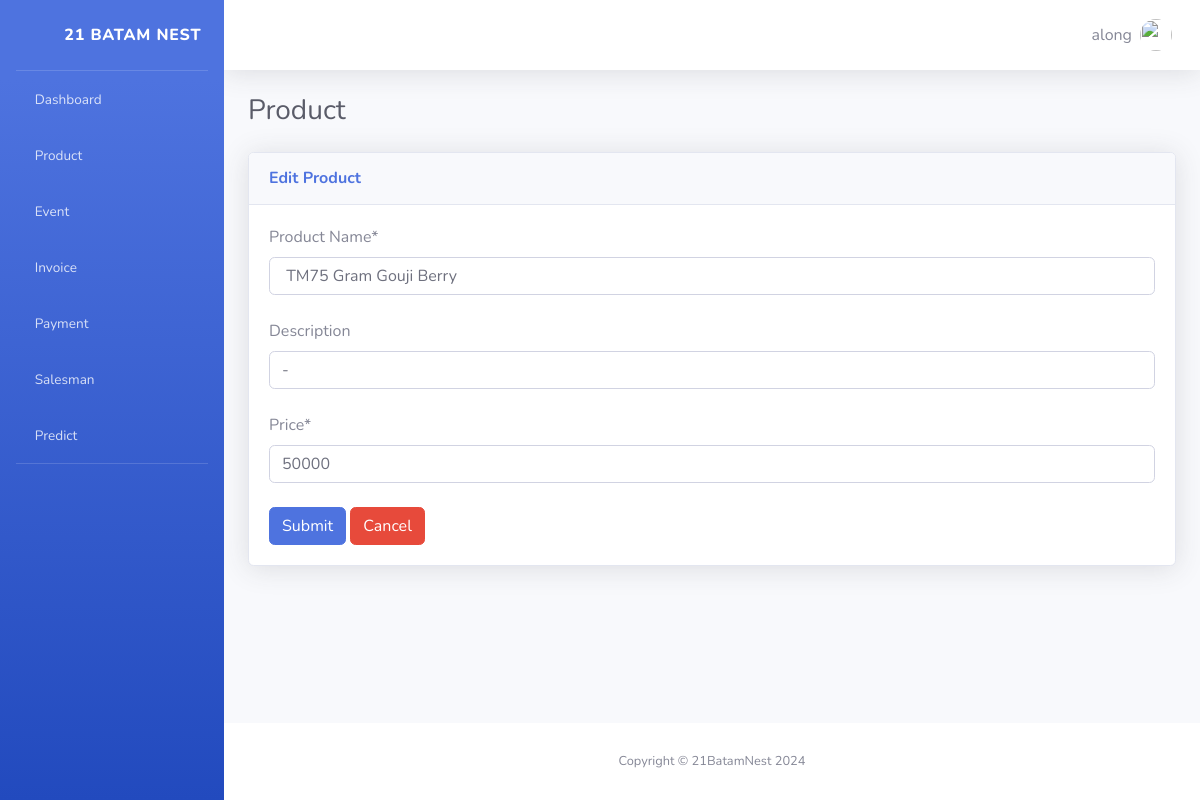
/product/updateproduct/11/ (signed in), run on the app's committed database.
### apps/models.py (models this page shows)
class Product(models.Model):
    product_name = models.CharField(max_length=100)
    description = models.TextField(max_length=300, null=True)
    price = models.IntegerField()

### apps/views.py (the view)
# urls.py: path('product/updateproduct/<int:id>/', views.update_product, name='update_product'),
def update_product(request: HttpRequest, id) -> HttpResponse:
    auth = auth_check(request)
    if auth is not None:
        return auth
    product = Product.objects.get(id=id)
    if request.method == "POST":
        form = AddProductForm(request.POST)
        if form.is_valid():
            product.product_name = request.POST['product_name']
            product.description = request.POST['description']
            product.price = request.POST['price']
            product.save()
            return redirect("product")
    else:
        form = AddProductForm(initial={
            'product_name': product.product_name,
            'description': product.description,
            'price': product.price,
        })
    return render(request, "apps/update_product.html", {"form": form})

### apps/forms.py
class AddProductForm(forms.Form):
    product_name = forms.CharField(label="Product Name", max_length=100, required=True)
    description = forms.CharField(label="Description", max_length=300, required=False)
    price = forms.IntegerField(label="Price", required=True)
    def __init__(self, *args, **kwargs):
        super().__init__(*args, **kwargs)
        self.helper: FormHelper = FormHelper(self)
        self.helper.layout = Layout(
            Field("product_name", wrapper_class="form-group mb-4", ) ,
            Field("description", wrapper_class="form-group mb-4", ) ,
            Field("price", wrapper_class="form-group mb-4", ) ,
            Div(
                Submit("submit", "Submit",  css_class="btn-primary btn-user"),
                Button("cancel", "Cancel", onclick="location.href = '/product'", css_class="btn-danger"),
                ),
        )

### apps/views.py (called while the page is built)
def auth_check(request):
    if not request.user.is_authenticated:
        return redirect("login")
    return None

### apps/templates/apps/update_product.html (shortened to what this page needs)
<!DOCTYPE html>
<html lang="en">
  {% load static crispy_forms_tags %} {% include "apps/partials/header.html" %}
  <body id="page-top">
    <div id="wrapper">
      {% include "apps/partials/sidebar.html" %}
      <div id="content-wrapper" class="d-flex flex-column">
        <div id="content">
          {% include 'apps/partials/navbar.html' %}
          <div class="container-fluid">
            <div
              class="d-sm-flex align-items-center justify-content-between mb-4"
            >
              <h1 class="h3 mb-0 text-gray-800">Product</h1>
            </div>
            <div class="row">
              <div class="col mb-4">
                <div class="card shadow mb-4">
                  <div class="card-header py-3">
                    <h6 class="m-0 font-weight-bold text-primary">
                      Edit Product
                    </h6>
                  </div>
                  <div class="card-body">
                    <div class="text">
                      <form method="POST">
                        {% csrf_token %} {% crispy form %}
                      </form>
                    </div>
                  </div>
                </div>
              </div>
            </div>
          </div>
        </div>
        {% include "apps/partials/footer.html" %}
      </div>
    </div>
  </body>
</html>

### apps/templates/apps/partials/navbar.html (shortened to what this page needs)
{% load static %}
<nav
  class="navbar navbar-expand navbar-light bg-white topbar mb-4 static-top shadow"
>
  <ul class="navbar-nav ml-auto">
    <li class="nav-item dropdown no-arrow">
      <a
        class="nav-link dropdown-toggle"
        href="#"
        id="userDropdown"
        role="button"
        data-toggle="dropdown"
        aria-haspopup="true"
        aria-expanded="false"
      >
        <span class="mr-2 d-none d-lg-inline text-gray-600 medium">
          {{ user.username }}
        </span>
        <img
          class="img-profile rounded-circle"
          src="{% static 'apps/img/undraw_profile.svg'%}"
        />
      </a>
    </li>
  </ul>
</nav>

### data on the page
Product: product_name "TM75 Gram Gouji Berry", description "-", price "50000"

### other printed values
{{ user.username }} "along"
